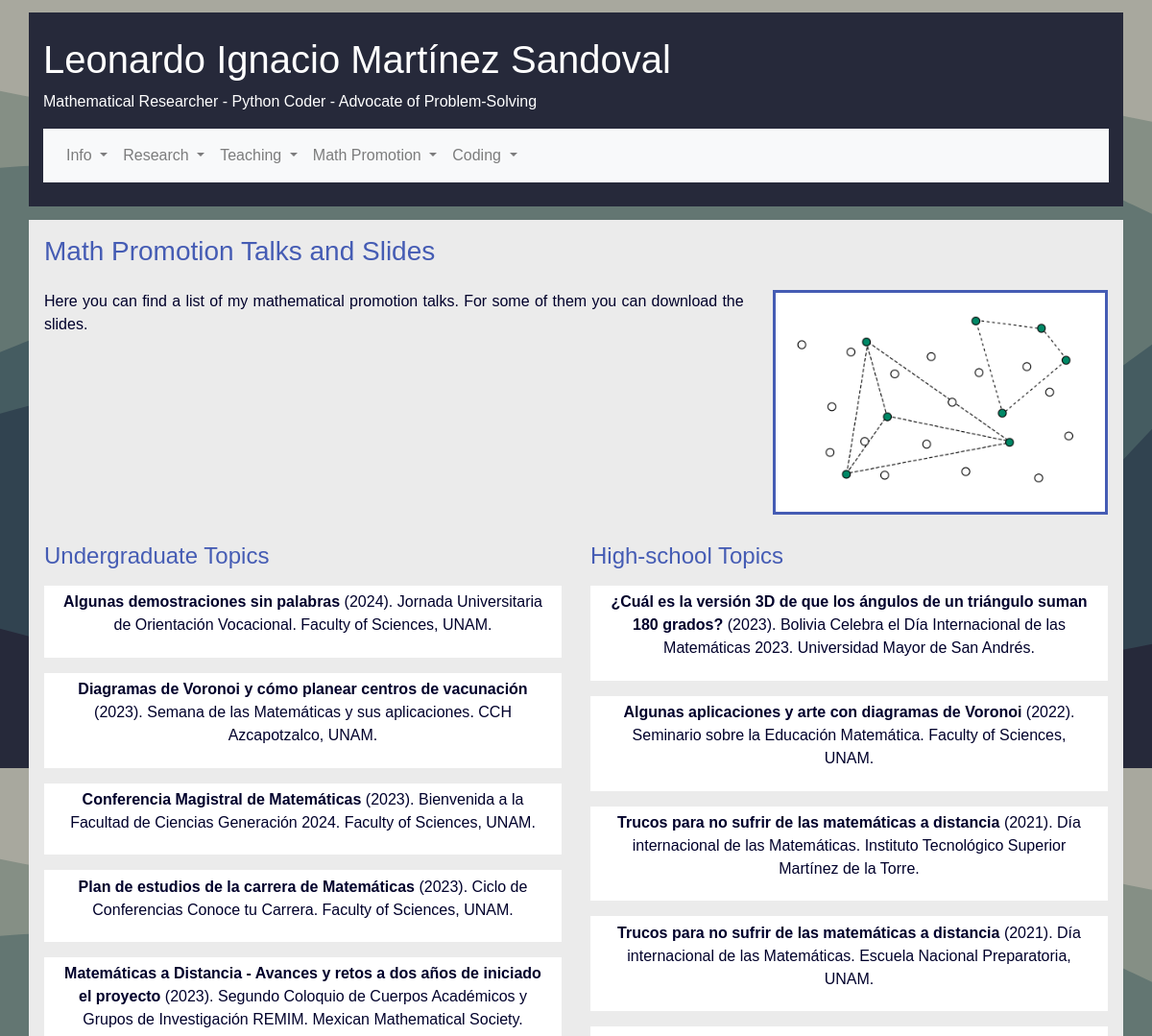
Page /tpromotion (upper part) on the earlier database version.
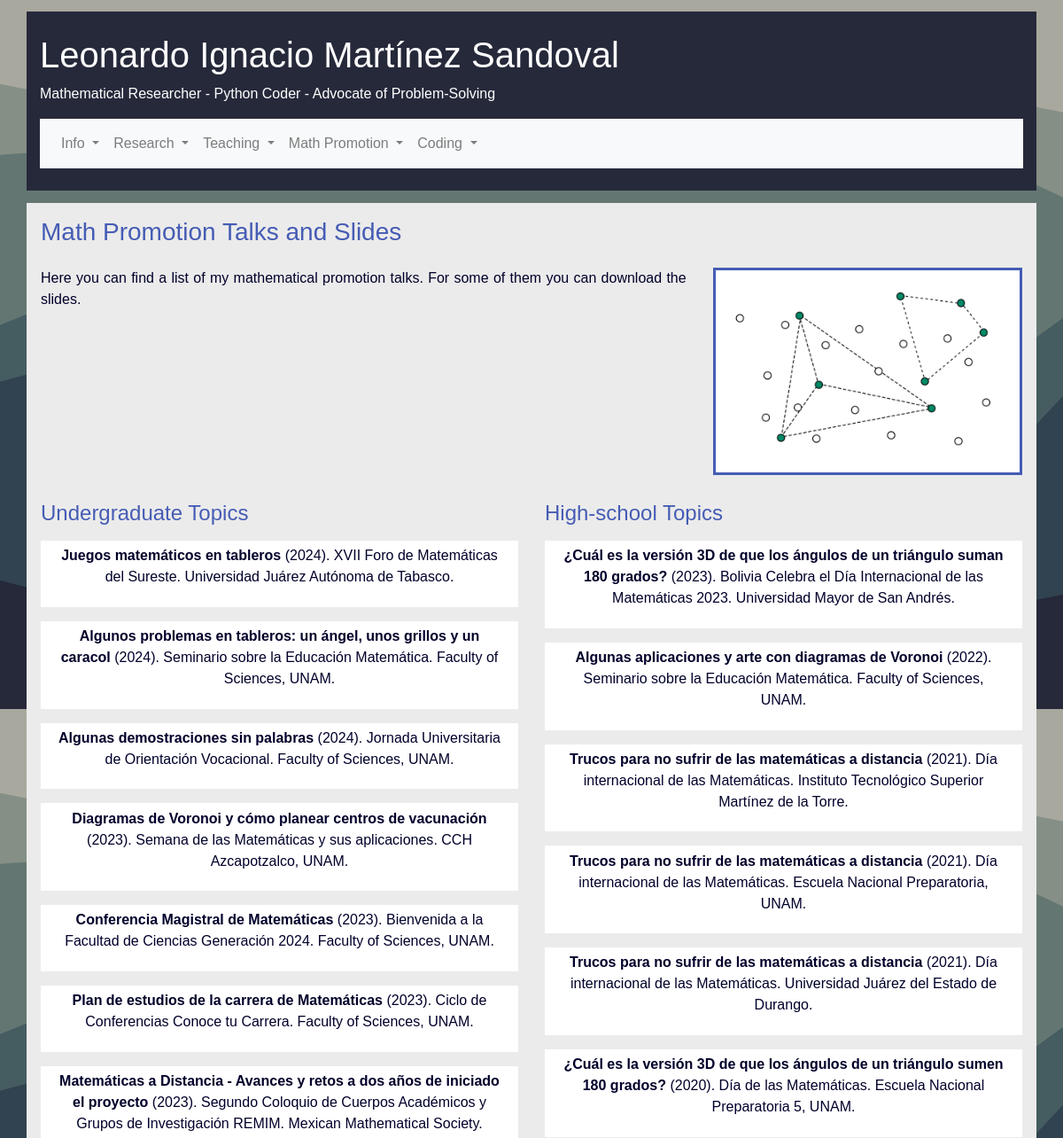
Same page on the later database version.
### personalpage/models.py (models this page shows, shortened)
class Talk(db.Model):
    __tablename__ = 'talk'
    id = db.Column(db.Integer, primary_key=True)
    date = db.Column(db.Date(), default=date.today())
    title = db.Column(db.String(80), unique=True, nullable=False)
    slides = db.Column(db.String(140))
    event = db.Column(db.String(140), nullable=False)
    event_type =  db.Column(db.String(80), nullable=False)
    event_type_spa = db.Column(db.String(80), nullable=False)
    institution = db.Column(db.Integer, db.ForeignKey('institution.id'))
    location = db.Column(db.Integer, db.ForeignKey('location.id'))

class Institution(db.Model):
    __tablename__ = 'institution'
    id = db.Column(db.Integer, primary_key=True)
    name = db.Column(db.String(80), unique=True, nullable=False)
    name_spa = db.Column(db.String(80), unique=True, nullable=False)
    location = db.Column(db.Integer, db.ForeignKey('location.id'))

### personalpage/cv.py (the view)
@app.route("/tpromotion")
def tpromotion():
    talks = Talk.query\
        .select_from(Talk)\
        .join(Institution)\
        .join(Location,Talk.location==Location.id)\
        .add_entity(Institution)\
        .add_entity(Location)\
        .all()
    return render_template("personalpage/tpromotion.html", talks=talks)

### personalpage/templates/personalpage/tpromotion.html (shortened to what this page needs)
{% extends "body_template.html" %}
    {% block content %}
    <div class="container outter pl-3 pr-3 pt-3">
        <h3>Math Promotion Talks and Slides</h3>
        <div class="row pt-3">
            <div class="col-md-8 padded">
            <p style="text-align: justify"> Here you can find a list of my mathematical promotion talks. For some of them you can
                download the slides. </p>
        </div>
        <div class="col-md-4 padded" id="data">
            <div class="blockitem">
                <img class="img-fluid" src="/static/small-angles.png"></img>
            </div>
        </div>
        </div>
        <div class="row pt-3">
            <div class="col-lg-6 padded">
                <h4> Undergraduate Topics </h4>
                    {% for item in talks | sort(attribute='Talk.date', reverse = True) %}
                    {% if item.Talk.event_type == "p_ug" %}
                    <div class="paperitem wrapper mb-3 mt-3">
                        <div class="prob-info">
                            <p><strong> {{ item.Talk.title }}</strong> ({{item.Talk.date.strftime('%Y')}}). {{ item.Talk.event }}. {{ item.Institution.name + '.' if item.Institution.name }}
                        </div>
                    </div>
                    {% endif %}
                    {% endfor %}
            </div>
            <div class="col-lg-6 padded">
                <h4> High-school Topics </h4>
                {% for item in talks | sort(attribute='Talk.date', reverse = True) %}
                {% if item.Talk.event_type == "p_hs" %}
                <div class="paperitem wrapper mb-3 mt-3">
                    <div class="prob-info">
                        <p><strong> {{ item.Talk.title }}</strong> ({{item.Talk.date.strftime('%Y')}}). {{ item.Talk.event }}. {{ item.Institution.name + '.' if item.Institution.name }}
                    </div>
                </div>
                {% endif %}
                {% endfor %}
            </div>
        </div>
    </div>
    {% endblock %}

Differences in the rows shown:
added Talk: Talk "Juegos matemáticos en tableros", Talk "2024", Talk.event "XVII Foro de Matemáticas del Sureste", Institution "Universidad Juárez Autónoma de Tabasco.", shown under "Undergraduate Topics"
added Talk: Talk "Algunos problemas en tableros: un ángel, unos grillos y un caracol", Talk "2024", Talk.event "Seminario sobre la Educación Matemática", Institution "Faculty of Sciences, UNAM.", shown under "Undergraduate Topics"
now on this page (row unchanged): Talk: Talk "Trucos para no sufrir de las matemáticas a distancia", Talk "2021", Talk.event "Día internacional de las Matemáticas", Institution "Universidad Juárez del Estado de Durango.", shown under "High-school Topics"
now on this page (row unchanged): Talk: Talk "¿Cuál es la versión 3D de que los ángulos de un triángulo sumen 180 grados?", Talk "2020", Talk.event "Día de las Matemáticas", Institution "Escuela Nacional Preparatoria 5, UNAM.", shown under "High-school Topics"
